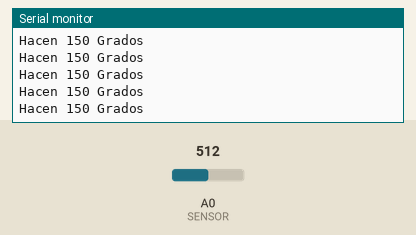
Bench run of a sketch on a simulated ESP8266 (NodeMCU). Parts: the last lines printed to the serial monitor. Inputs (shaded band) come from the test bench; at power-on: A0 (SENSOR) = 512.

Above: at 1.2 s.
1.3 s: A0 (SENSOR) set to 716
At 2.3 s:
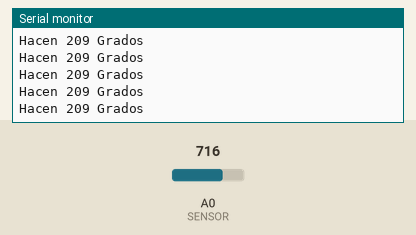
2.8 s: A0 (SENSOR) set to 900
At 3.3 s:
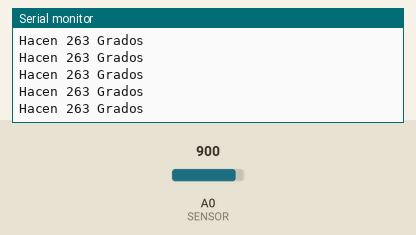
Timing chart, 0 to 5.8 s (numbered marks = the images above; inputs shaded):
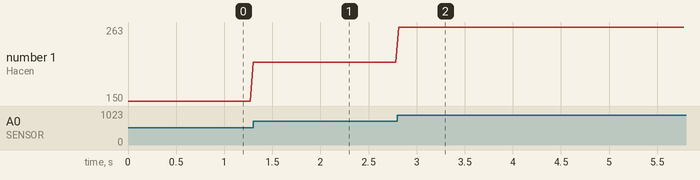

Measured:
- after the input at 1.3 s, the serial monitor: prints a new line at once (image 1)
- after the input at 2.8 s, the serial monitor: prints a new line at once (image 2)
- plotted number 1: 150 → 209 after the input at 1.3 s, 209 → 263 after the input at 2.8 s

The sketch:

temperatura.ino
```cpp
#include <ESP8266WiFi.h>

#define SENSOR A0

void setup() {
  Serial.begin(115200);
}

void loop() {
  int RawValue = analogRead(SENSOR);
  int temp = (RawValue * 300)/1024;
  Serial.println(String("Hacen ") + temp + " Grados");
  delay(30);
}
```
